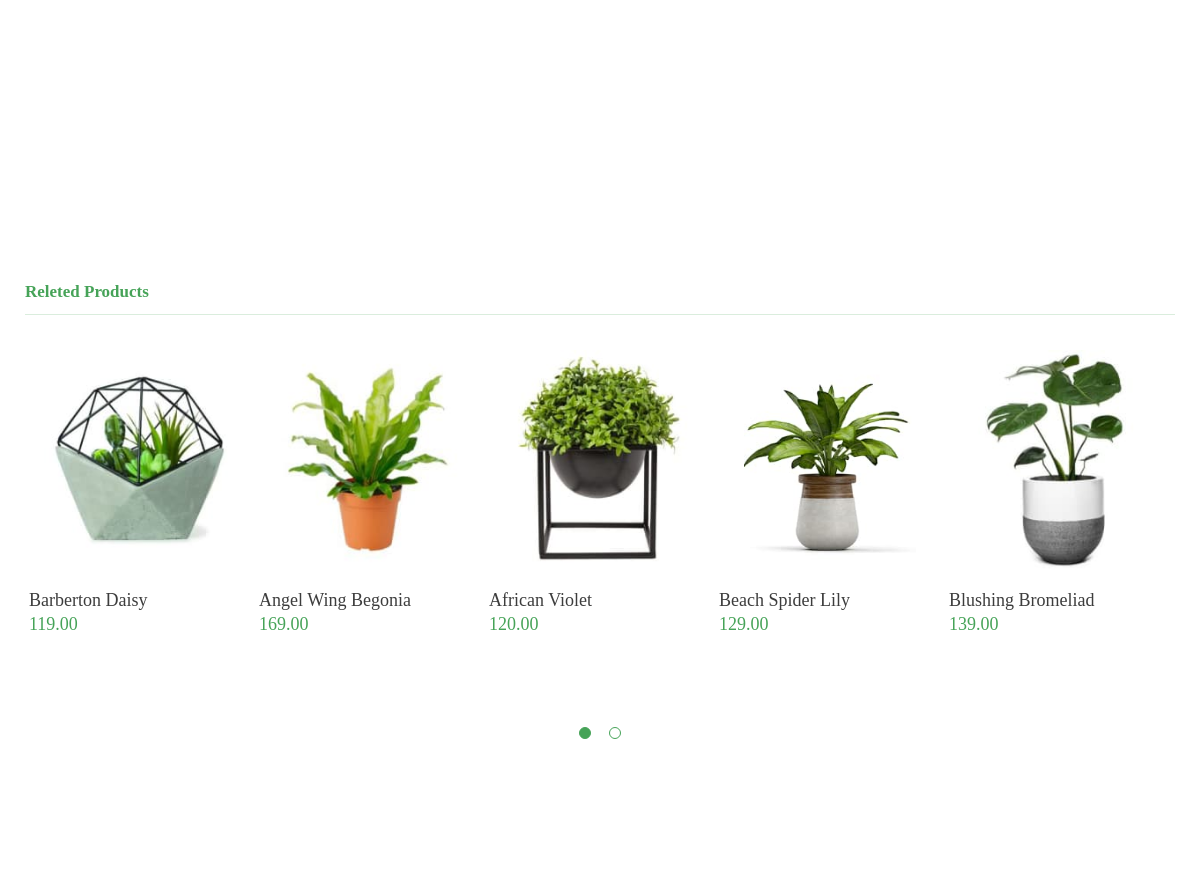
Page /Angel_Wing_Begonia/ (middle part) on the earlier database version.
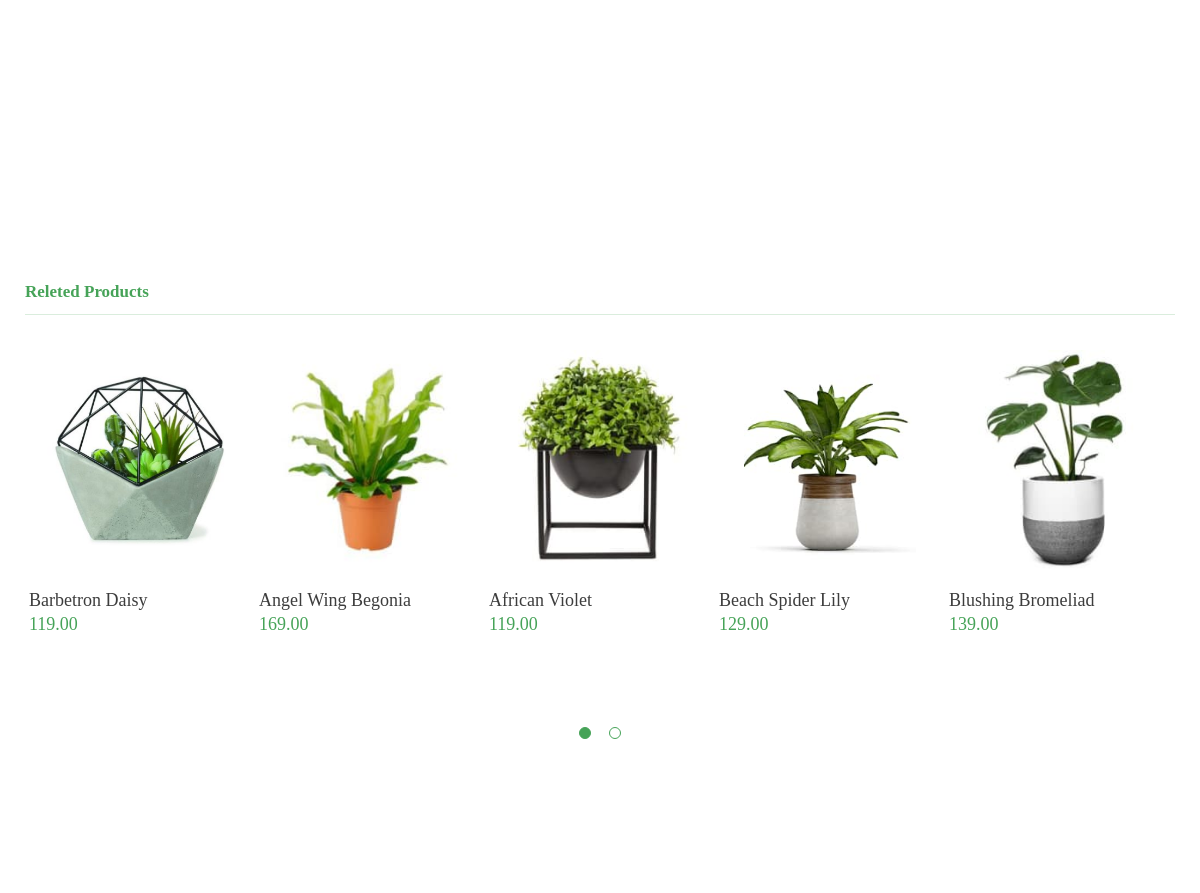
Same page on the later database version.
### store/models.py (models this page shows)
class Flowers(models.Model):
    title = models.TextField("Название", max_length=250, blank=True)
    price = models.CharField("Цена", max_length=50, blank=True)
    img = models.ImageField("Изоброжения", upload_to="flowers/")
    description = models.TextField("Описание", max_length=500, blank=True)
    url = models.SlugField(max_length=130, unique=True)
    category = models.ForeignKey(
        Category, verbose_name="Категория", on_delete=models.SET_NULL, null=True
    )
    class Meta:
        verbose_name = 'Растения'
        verbose_name_plural = 'Растения'

### store/views.py (the view, shortened to what this page needs)
# urls.py: path("<slug:slug>/", views.FlowersDetailView.as_view(), name='store_detail'),
class FlowersDetailView(View):
    def get(self, requset, slug):
        flowersget = Flowers.objects.get(url=slug)
        flowersall = Flowers.objects.all()
        return render(requset, "store/store_detail.html", {"flowers": flowersall,
        "flowersget": flowersget })

### templates/store/store_detail.html (shortened to what this page needs)
{% extends 'base.html' %}
{% load static  %}
{% block content %}
<section class="product-view">
    <div class="container">
        <div class="product-view__inner">
        </div>
    </div>
</section>
<section class="recomended-product">
    <div class="container">
        <div class="recomended-product__inner">
            <h3 class="recomended-product__title">Releted Products</h3>
            <div class="recomended-product__wrapper">
                {% for flower in flowers %}
                <div class="product-item">
                    <a href="{% url 'store_detail' flower.url %}" class="product-item__img-wrapper">
                        <img src="{{ flower.img.url }}" alt="Plant" class="product-item__img">
                    </a>
                    <div class="product-item__text">
                        <a href="{%  url 'product' %}" class="product-item__text-wrapper">
                            <p class="product-item__title">{{ flower.title }}</p>
                            <p class="product-item__price">
                                {{ flower.price }}
                            </p>
                        </a>
                    </div>
                </div>
                {% endfor %}
            </div>
        </div>
    </div>
</section>
{% endblock content %}

Differences in the rows shown:
changed Flowers: img: a different picture; title "Barberton Daisy" → "Barbetron Daisy"
changed Flowers "African Violet": price "120.00" → "119.00"
